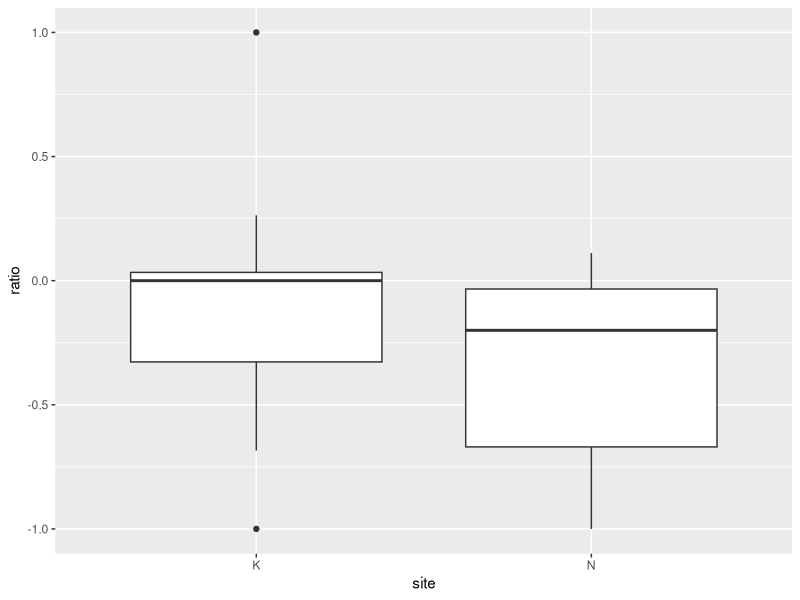
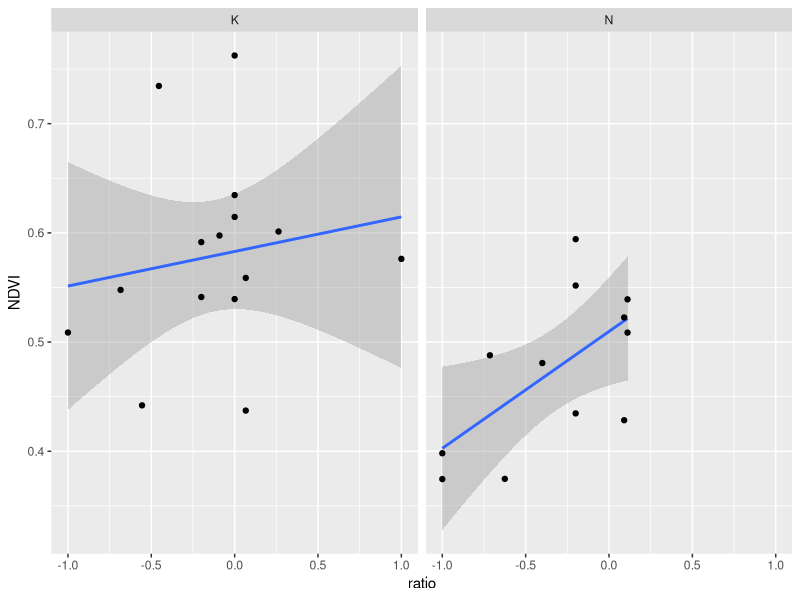
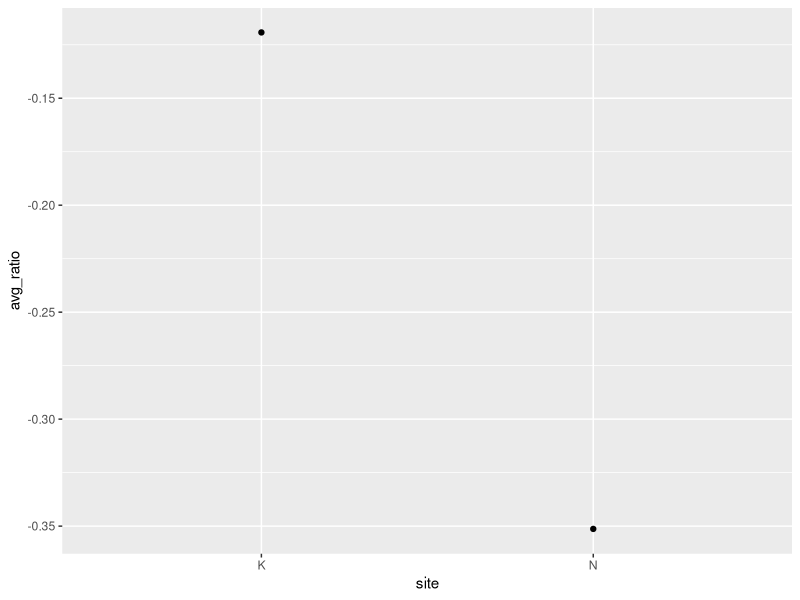
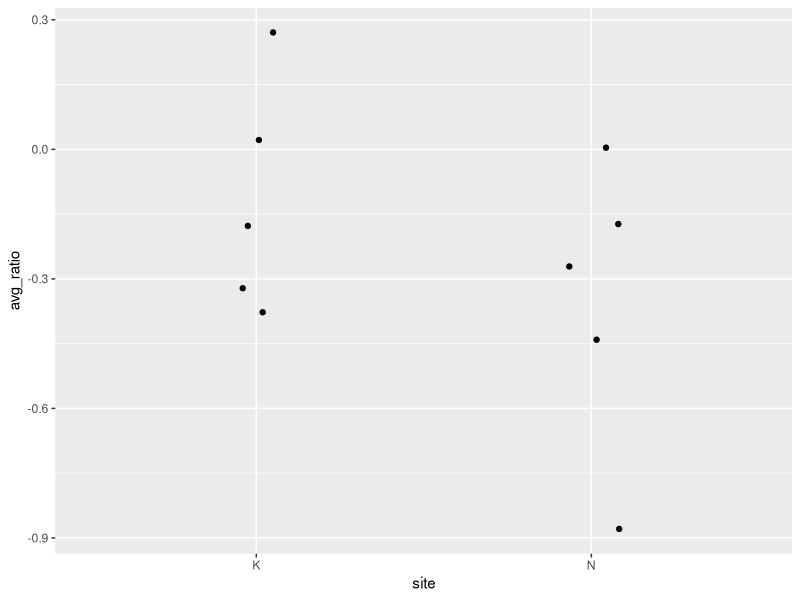

These charts were generated, in order, by the following R code: (Note: this script raises an error after producing the figures.)
## Statistics for Group 6 Arctic Ecosystems Project
## Emma Gemal

### Library ----
library(tidyverse)
library(lmtest)  # for Breusch-Pagan test for homoskedasticity 


### Data ----
sp.full <- read.csv("Data/sp_data.csv", header = T, strip.white = T)
plot.full <- read.csv("Data/plot_data.csv", header = T)

### Data Exploration ----
str(sp.full)
str(plot.full)

## Seeing if any names are inconsistent 
unique(sp.full$species_id)  
unique(plot.full$elevation_cat) 
unique(sp.full$community)   

unique(plot.full$community)
unique(plot.full$elevation_cat)
# looks good 


### Species Richness Calculation ----
sp.full <- sp.full %>% 
              group_by(site, elevation_cat, community, plot_nr) %>% 
              mutate(sp_richness = length(unique(species_id))) %>% 
              ungroup()

str(sp.full)

rich <- sp.full %>% 
          dplyr::select(site, elevation_cat, community, plot_nr, sp_richness) %>% 
          distinct()
rich
rich %>% 
  group_by(elevation_cat, site, community) %>%
  summarise(no_rows = length(elevation_cat))   # checking we have all the plots 


### Analysis Data ---- 
ndvi.rich <-full_join(plot.full, rich)
head(ndvi.rich)

# fixing the order of elevations to be accurate to the height (= for plotting)
ndvi.rich <- ndvi.rich %>% 
                mutate(elevation_cat = as.factor(elevation_cat)) %>% 
                mutate(elevation_cat = factor(elevation_cat, 
                                              levels = c("L", "LM", "M", "MH", "H")))
str(ndvi.rich)


### Moss:Lichen Ratio ----
## Looking at ratio of moss to lichen in cryptogram plots 
crypto <- sp.full %>% 
            filter(sp_group == "lichen" | sp_group == "moss and liverwort") %>% 
            filter(coverage > 0)

crypto <- crypto %>% 
            dplyr::select(site, elevation_cat, community, plot_nr, sp_group, coverage) %>% 
            pivot_wider(names_from = sp_group, values_from = coverage) 

crypto <- crypto %>%  
            mutate(lichen = replace_na(lichen, 0)) %>% 
            mutate(`moss and liverwort` = replace_na(`moss and liverwort`, 0)) %>% 
            mutate(moss_liverwort = `moss and liverwort`) %>% 
            dplyr::select(!`moss and liverwort`)

# calculating the ratio (normalized)
crypto <- crypto %>%  
            mutate(ratio = (moss_liverwort-lichen)/(moss_liverwort+lichen))  
    # -1 = more lichen, +1 = more moss 

# adding back NDVI
crypto <- left_join(crypto, plot.full, by = c("site", "elevation_cat", "community", "plot_nr")) 
crypto <- crypto %>% 
            dplyr::select(site, elevation_cat, elevation_m, community, plot_nr, ratio, NDVI) %>% 
            filter(community == "C")  # only interested in this community 


# plotting 
ggplot(crypto, aes(x = site, y = ratio)) + 
  geom_boxplot()  # seems to be similar, but slightly higher ratio in K than N (more moss)

ggplot(crypto, aes(x = ratio, y = NDVI)) +
  stat_smooth(method = "lm") +
  geom_point() +
  facet_wrap(~site)  # higher NDVI in K, more plots with moss dominance in K than in N 

# calculating average ratio
  # by site only
crypto_sum <- crypto %>% 
                group_by(site) %>% 
                summarize(avg_ratio = mean(ratio))

ggplot(crypto_sum, aes(x = site, y = avg_ratio)) + 
  geom_point()

  # by elevation and site 
crypto_sum2 <- crypto %>% 
                  group_by(site, elevation_cat) %>% 
                  summarize(avg_ratio = mean(ratio))

ggplot(crypto_sum2, aes(x = site, y = avg_ratio)) + 
  geom_jitter(width = 0.1)



### Statistical Analysis ----
## Moss:Lichen Ratio -- 
shapiro.test(crypto$ratio)   # not normal itself 
t.test(ratio ~ site, data = crypto)  # not a significant difference though between sites 

shapiro.test(resid(lm(ratio ~ site*elevation_m, data = crypto)))  # normal residuals 
summary(lm(ratio ~ elevation_m*site, data = crypto))  # no significant differences 


## Linear models -- 
# for all models, adding I(elevation_m-527) means 527 = elevation 1, so it doesn't estimate from
    # 0 m a.s.l. because that's not where our area is 

# NDVI ~ temperature, precipitation and community 
lm2 <- lm(NDVI ~ I(elevation_m-527) + community + site, data = ndvi.rich)
plot(lm2int)  # some potential outliers, but won't remove 
shapiro.test(resid(lm2int))   # normally distributed, p > 0.05 
bptest(lm2int)   # no heteroskedasticity 
summary(lm2int)

lm2int <- lm(NDVI ~ I(elevation_m-527)*community*site, data = ndvi.rich)
plot(lm2int2)  # some potential outliers, but won't remove 
shapiro.test(resid(lm2int2))   # normally distributed, p > 0.05 
bptest(lm2int2)   # no heteroskedasticity 
summary(lm2int2)

# seeing which structure is better
AIC(lm2, lm2int)  # lm2int is best 

# NDVI ~ temperature, precipitation, community and richness
lm3 <- lm(NDVI ~ I(elevation_m-527)*community*site + sp_richness, data = ndvi.rich)
plot(lm3)  # also a few potential outliers
shapiro.test(resid(lm3))   # normal, p > 0.05 
bptest(lm3)   # no heteroskedasticity 

lm3int <- lm(NDVI ~ I(elevation_m-527)*community*site*sp_richness, data = ndvi.rich)
plot(lm3int)  # also a few potential outliers
shapiro.test(resid(lm3int))   # normal, p > 0.05 
bptest(lm3int)   # no heteroskedasticity 

# NDVI ~ temperature, precipitation, community and height 
lm4 <- lm(NDVI ~ I(elevation_m-527)*community*site + avg_height, data = ndvi.rich)
plot(lm4)  # also a few potential outliers
shapiro.test(resid(lm4)) # normal, p > 0.05
bptest(lm4)   # no heteroskedasticity  

lm4int <- lm(NDVI ~ I(elevation_m-527)*community*site*avg_height, data = ndvi.rich)
plot(lm4int)  # also a few potential outliers
shapiro.test(resid(lm4int)) # NOT normal, p < 0.05, don't use!!
bptest(lm4int)   # no heteroskedasticity  

# NDVI ~ temperature, precipitation, community, richness and height
lm5 <- lm(NDVI ~ I(elevation_m-527)*community*site + sp_richness + avg_height, data = ndvi.rich)
plot(lm5)  # also a few potential outliers
shapiro.test(resid(lm5)) # normal, p > 0.05
bptest(lm5)   # no heteroskedasticity  

lm5int <- lm(NDVI ~ I(elevation_m-527)*community*site*sp_richness + avg_height, data = ndvi.rich)
plot(lm5int)  # also a few potential outliers
shapiro.test(resid(lm5int)) # normal, p > 0.05
bptest(lm5int)   # no heteroskedasticity  

lm5int2 <- lm(NDVI ~ I(elevation_m-527)*community*site*avg_height*sp_richness, 
             data = ndvi.rich)
plot(lm5int2)  # also a few potential outliers
shapiro.test(resid(lm5int2)) # NOT normal, p < 0.05, don't use!!
bptest(lm5int2)   # no heteroskedasticity 

# NDVI ~ richness and community
lm6 <- lm(NDVI ~ community*sp_richness, data = ndvi.rich)
plot(lm6)  # also a few potential outliers
shapiro.test(resid(lm6)) # normal, p > 0.05, just 
bptest(lm6)   # no heteroskedasticity 

# NDVI ~ richness and height 
lm7 <- lm(NDVI ~ sp_richness + avg_height, data = ndvi.rich)
plot(lm7)  # some potential outliers, but won't remove 
shapiro.test(resid(lm7))   # normally distributed, p > 0.05  
bptest(lm7)   # no heteroskedasticity 

lm7int <- lm(NDVI ~ sp_richness*avg_height, data = ndvi.rich)
plot(lm7int)  # also a few potential outliers
shapiro.test(resid(lm7int)) # normal, p > 0.05 
bptest(lm7int)  # no heteroskedasticity

# NDVI ~ height and community
lm8 <- lm(NDVI ~ avg_height*community, data = ndvi.rich)
plot(lm8)  # also a few potential outliers
shapiro.test(resid(lm8)) # normal, p > 0.05 
bptest(lm8)  # no heteroskedasticity

# NDVI ~ richness, height and community 
lm9int <- lm(NDVI ~ sp_richness*avg_height*community, data = ndvi.rich)
plot(lm9int)  # also a few potential outliers
shapiro.test(resid(lm9int)) # NOT normal, p < 0.05 
bptest(lm9int)  # no heteroskedasticity

# NDVI ~ richness only
lm10 <- glm(NDVI ~ sp_richness, data = ndvi.rich)
plot(lm10)  # some potential outliers, but won't remove 
shapiro.test(resid(lm10))   # NOT normally distributed, p < 0.05, it's count data duh 
bptest(lm10)  # no heteroskedasticity though

# NDVI ~ height only 
lm11 <- lm(NDVI ~ avg_height, data = ndvi.rich)
plot(lm11)  # some potential outliers, but won't remove 
shapiro.test(resid(lm11))   # NOT normally distributed, p > 0.05  
bptest(lm11)  # no heteroskedasticity though 

# Null model 
nullmod1 <- lm(NDVI ~ 1, data = ndvi.rich)


# Comparison of models
AIC(lm2, lm2int, lm3, lm3int, lm4, lm4int, lm5, lm5int, lm5int2, lm6, lm7, lm7int, lm8, 
    lm9int, lm10, lm11, nullmod1)
  # lowest = lm4int (DF = 25 though)
  # next best (simpler, lower DF) = lm3, lm4, lm2int (all within 2 units)

summary(lm4int)  # too many variables 

summary(lm4)  # height included, nearly significant (but still not)
summary(lm3)  # richness included, nearly significant (but still not)
summary(lm2int)  # no richness nor height 

anova(lm4, lm3)
anova(lm4, lm2int)
anova(lm3, lm2int)

## interpretation ## 
anova(lm2int)   # to get overview results, because it's a 3-way ANCOVA 
summary(lm2int)   # to get detailed results 

# interactions = change in slope for that community or change in mean/ intercept for that site
    # they are the effects when controlling for e.g. community or site 

## ANCOVA results --
# elevation alone does not explain NDVI (p = 0.489), but community type does (p < 2.2e-16)
# site also significantly explains NDVI (there is a difference between sites, p = 5.40e-10)
# the interaction between elevation and community is significant (p = 0.0178), meaning the
    # effect of elevation on NDVI depends on the community type 
# but the effect of elevation does NOT differ by site (p = 0.832)
# the effect of each community significantly differs by site (p = 0.170) = different relationships
    # not seen in summary() = don't mention it 
# but when accounting for elevation, there is no difference in the relationships for each community
    # across the 2 sites (p = 0.612)

## Model results --
# in K, NDVI is significantly higher in short shrubs than cryptograms (C int = 0.5397, 
    # S int = 0.7268, p = 1.25e-5)
# in K, NDVI is the highest in tall shrubs, but not significantly greater than short shrubs (SE is
    # too big = encompasses short shrub value), but it's significantly higher than C (T int = 0.7294,
    # p = 1.03e-5)
# NDVI is not significantly lower or higher in N (S: p = 0.0903, T: p = 0.592)

# there is no effect of elevation on NDVI for short shrubs in K (p = 0.390), and no effect in N 
    # either (p = 0.864) --> no difference in relationship between sites either 
# there IS a difference in the relationship between elevation and NDVI for tall shrubs between
    # the sites though, with K showing a significant decline with elevation (slope = -7.043e-4, 
    # p = 0.0164), but N not (SE > estimate, p = 0.448)
# for cryptogams, there is no effect of elevation but there is a trend towards an increase
    # (slope = 3.579e-4, SE = high (2.024e-4), p = 0.0809), but there is a difference between
    # sites, with N having a lower NDVI overall (K int = 0.5397, N int = 0.4191, p = 0.00417)

# adjusted R2 = 0.6828
